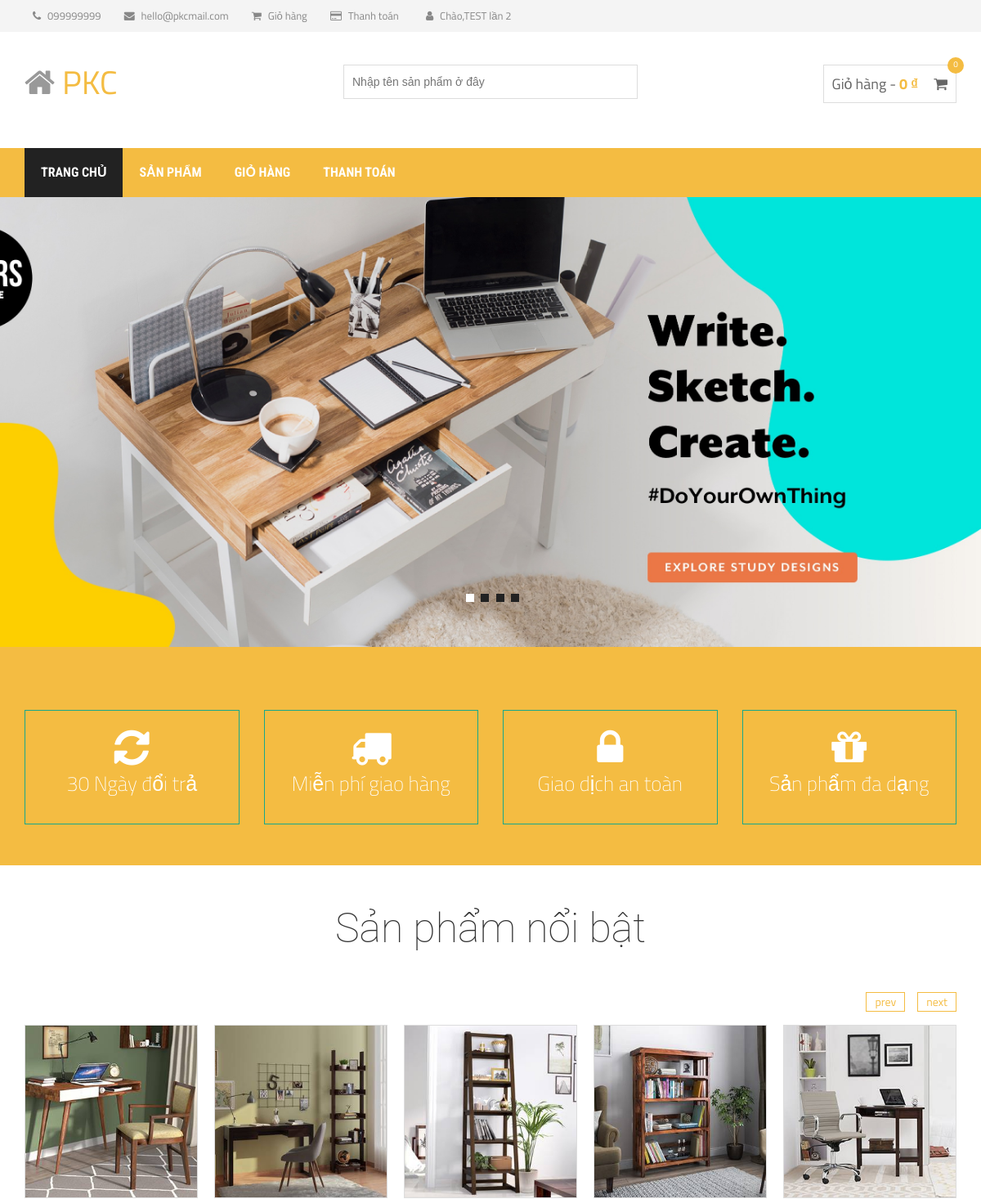
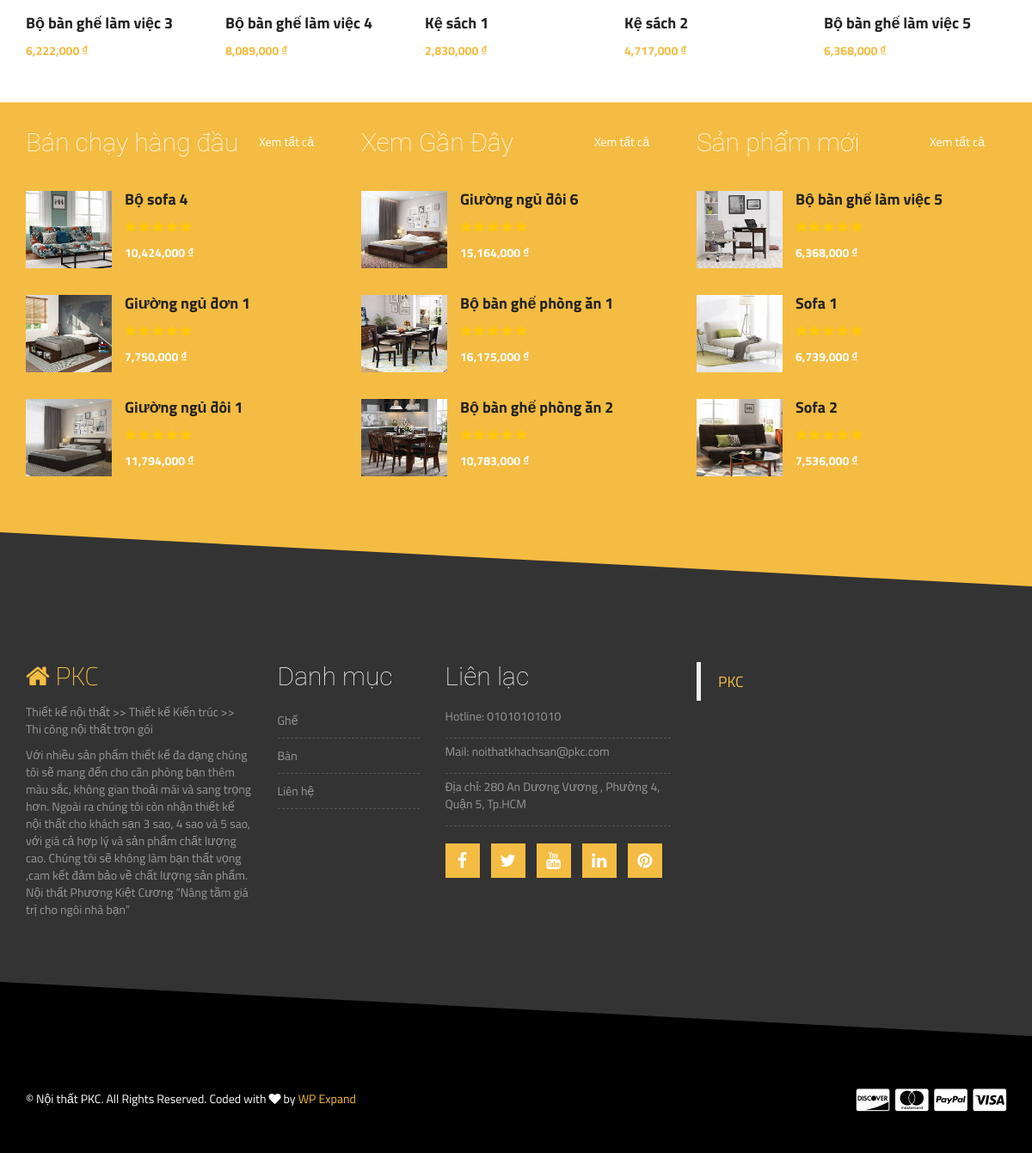
Screenshot of /index.php (signed in) with the database file from the repository (2 pictures, top to bottom).
### tables this page shows
CREATE TABLE IF NOT EXISTS `san_pham` (
  `id_sp` int(11) NOT NULL AUTO_INCREMENT,
  `ten_sp` varchar(150) NOT NULL,
  `id_loai` int(11) NOT NULL,
  `don_gia` int(20) NOT NULL,
  `hinh` varchar(300) NOT NULL,
  PRIMARY KEY (`id_sp`)
);

### views/main/vMain.php (called while the page is built)
<?php
include("slider-area.php");
include("promo-area.php");
include("main-content-area.php");
include("product-widget-area.php");
?>

### templates/layout.php (called while the page is built)
<?php
include("head.php");
include("header-area.php");
include("site-branding-area.php");
include("mainmenu.php");
include("content.php");
include("footer-top.php");
include("footer-bottom.php");
?>

### index.php (called while the page is built, shortened)
<?php
include("process/xemSanPham.php");
$pmodel=new pModel();
$ds_sp_noi_bat=$pmodel->Xem_tat_ca(2,8);
$ds_sp_ban_chay=$pmodel->Xem_tat_ca(13,3);
$ds_sp_moi=$pmodel->Xem_tat_ca(6,3);
$ds_sp_xem_gan_day=$pmodel->Xem_tat_ca(20,3);
include("templates/layout.php");
?>

### lib/database.php (called while the page is built, shortened)
<?php
class database{
    protected $pdo = NULL;
    protected $sql = '';
    public function __construct() {
        try
		{
			$this->pdo = new PDO("mysql:host=".DB_HOST."; dbname=".DB_NAME,DB_USER,DB_PWD);
			$this->pdo->query('set names "utf8"');
		}
		catch(PDOException $ex )
		{
			die($ex->getMessage());
		}
    }
    public function setQuery($sql) {
        $this->sql = $sql;
    }
    public function execute($options=array()) {
        $this->sta = $this->pdo->prepare($this->sql);
        $this->sta->execute();
        return $this->sta;
    }
    public function loadAllRows($options=array()) {
        if(!$options) {
            if(!$result = $this->execute())
                return false;
        }
        else {
            if(!$result = $this->execute($options))
                return false;
        }
        return $result->fetchAll(PDO::FETCH_OBJ);
    }
}
?>

### process/xemSanPham.php (called while the page is built, shortened)
<?php
include_once("lib/database.php");
class pModel extends database
{
	public function Xem_tat_ca($vt=-1,$limit=-1)
	{
		$sql="SELECT * FROM san_pham ";
		if($vt>=0 && $limit>0)
		{
			$sql.="LIMIT $vt,$limit";
		}
		return $this->loadAllRows();
	}
}
?>

### views/main/main-content-area.php (the view, shortened to what this page needs)
<div class="maincontent-area">
        <div class="container">
            <div class="row">
                <div class="col-md-12">
                    <div class="latest-product">
                        <h2 class="section-title">Sản phẩm nổi bật</h2>
                        <div class="product-carousel">
                        <?php
                        foreach($ds_sp_noi_bat as $sp_noi_bat)
						{
						?>
                            <div class="single-product">
                                <div class="product-f-image">
                                    <img src="img/<?php echo $sp_noi_bat->hinh;?>" alt="">
                                    <div class="product-hover">
                                    </div>
                                </div>
                                <h2><a href="detail.php?id_sp=<?php echo $sp_noi_bat->id_sp;?>"><?php echo $sp_noi_bat->ten_sp;?></a></h2>
                                <div class="product-carousel-price">
                                    <ins><?php echo number_format($sp_noi_bat->don_gia)." ";?>₫</ins>
                                </div>
                            </div>
                         <?php
						}
						 ?>
                        </div>
                    </div>
                </div>
            </div>
        </div>
    </div>

### views/main/product-widget-area.php
<div class="product-widget-area">
        <div class="zigzag-bottom"></div>
        <div class="container">
            <div class="row">
                <div class="col-md-4">
                    <div class="single-product-widget">
                        <h2 class="product-wid-title">Bán chạy hàng đầu</h2>
                        <a href="" class="wid-view-more">Xem tất cả</a>
                        <?php
                        foreach($ds_sp_ban_chay as $sp_ban_chay)
						{
						?>
                        <div class="single-wid-product">
                            <a href="detail.php?id_sp=<?php echo $sp_ban_chay->id_sp;?>"><img src="img/<?php echo $sp_ban_chay->hinh;?>" alt="" class="product-thumb"></a>
                            <h2><a href="detail.php?id_sp=<?php echo $sp_ban_chay->id_sp;?>"><?php echo $sp_ban_chay->ten_sp?></a></h2>
                            <div class="product-wid-rating">
                                <i class="fa fa-star"></i>
                                <i class="fa fa-star"></i>
                                <i class="fa fa-star"></i>
                                <i class="fa fa-star"></i>
                                <i class="fa fa-star"></i>
                            </div>
                            <div class="product-wid-price">
                                <ins><?php echo number_format($sp_ban_chay->don_gia)." "?>₫</ins>
                            </div>
                        </div>
                        <?php
						}
						?>
                    </div>
                </div>
                <div class="col-md-4">
                    <div class="single-product-widget">
                        <h2 class="product-wid-title">Xem Gần Đây</h2>
                        <a href="#" class="wid-view-more">Xem tất cả</a>
                        <?php
                        foreach($ds_sp_xem_gan_day as $sp_gan_day)
						{
						?>
                        <div class="single-wid-product">
                            <a href="detail.php?id_sp=<?php echo $sp_gan_day->id_sp;?>"><img src="img/<?php echo $sp_gan_day->hinh;?>" alt="" class="product-thumb"></a>
                            <h2><a href="detail.php?id_sp=<?php echo $sp_gan_day->id_sp;?>"><?php echo $sp_gan_day->ten_sp;?></a></h2>
                            <div class="product-wid-rating">
                                <i class="fa fa-star"></i>
                                <i class="fa fa-star"></i>
                                <i class="fa fa-star"></i>
                                <i class="fa fa-star"></i>
                                <i class="fa fa-star"></i>
                            </div>
                            <div class="product-wid-price">
                                <ins><?php echo number_format($sp_gan_day->don_gia)." ";?>₫</ins>
                            </div>
                        </div>
                        <?php
						}
						?>
                    </div>
                </div>
                <div class="col-md-4">
                    <div class="single-product-widget">
                        <h2 class="product-wid-title">Sản phẩm mới</h2>
                        <a href="#" class="wid-view-more">Xem tất cả</a>
                        <?php
                        foreach($ds_sp_moi as $sp_moi)
						{
						?>
                        <div class="single-wid-product">
                            <a href="detail.php?id_sp=<?php echo $sp_moi->id_sp;?>"><img src="img/<?php echo $sp_moi->hinh;?>" alt="" class="product-thumb"></a>
                            <h2><a href="detail.php?id_sp=<?php echo $sp_moi->id_sp;?>"><?php echo $sp_moi->ten_sp;?></a></h2>
                            <div class="product-wid-rating">
                                <i class="fa fa-star"></i>
                                <i class="fa fa-star"></i>
                                <i class="fa fa-star"></i>
                                <i class="fa fa-star"></i>
                                <i class="fa fa-star"></i>
                            </div>
                            <div class="product-wid-price">
                                <ins><?php echo number_format($sp_moi->don_gia)." ";?>₫</ins>
                            </div>
                        </div>
                        <?php
						}
						?>
                    </div>
                </div>
            </div>
        </div>
    </div>

### css/style.css (style rules this page uses)
img { max-width: 100%; height: auto; }
h1, h2, h3, h4, h5, h6 { font-weight: 700; margin: 0 0 15px; }
body { font-family: 'Titillium Web', sans-serif; }
.slider-area, .promo-area, .brands-area, .maincontent-area, .footer-top-area, .product-widget-area, .product-breadcroumb-area, .single-product-area { position: relative;overflow: hidden }
.zigzag-bottom { background: none repeat scroll 0 0 #f4bc42; bottom: -80px; height: 165px; left: -5%; position: absolute; transform: rotate(3deg); width: 108%; z-index: 9; }
.section-title { font-family: roboto; font-size: 50px; font-weight: 100; margin-bottom: 50px; text-align: center; }
.product-f-image { position: relative; }
.product-hover { height: 100%; left: 0; position: absolute; top: 0; width: 100%;overflow: hidden;border: 1px solid #ddd; }
.product-hover:after { background: none repeat scroll 0 0 #000; content: ""; height: 100%; left: -100%; opacity: 0.6; position: absolute; top: 0; width: 100%;transition: .4s; }
.product-carousel-price ins { color: #f4bc42; font-weight: 700; margin-right: 5px; text-decoration: none; }
.single-product h2 { font-size: 18px; line-height: 25px; margin-bottom: 10px; margin-top: 15px; }
.single-product h2 a { color: #222; }
.single-product { overflow: hidden; }
.product-carousel { padding-top: 40px; }
.maincontent-area { padding-bottom: 50px; padding-top: 50px; }
.product-wid-title { font-family: roboto; font-size: 30px; font-weight: 100; margin-bottom: 40px; }
.single-wid-product { margin-bottom: 31px; overflow: hidden; }
.product-thumb { float: left; height: 90px; margin-right: 15px; width: 100px; }
.single-wid-product h2 { font-size: 18px; margin-bottom: 12px; }
.product-wid-rating { color: #ffc808; margin-bottom: 10px; }
.product-wid-price ins { color: #f4bc42; font-weight: 700; margin-right: 10px; text-decoration: none; }
.single-wid-product h2 a { color: #222; }
.wid-view-more { background: none repeat scroll 0 0 #f4bc42; color: #fff; padding: 3px 15px; position: absolute; right: 10px; top: 3px; }
.single-product-widget { position: relative; color: #fff; }
.single-product-widget ins { color: #fff; }
.product-widget-area { padding-bottom: 150px; padding-top: 30px; background: #f4bc42; }
.product-widget-area .zigzag-bottom { background: #333 }
a { color: #f4bc42 }

### rows the page displays
san_pham: hinh (picture), ten_sp "Bộ bàn ghế làm việc 3", don_gia "6,222,000"
san_pham: hinh (picture), ten_sp "Bộ bàn ghế làm việc 4", don_gia "8,089,000"
san_pham: hinh (picture), ten_sp "Kệ sách 1", don_gia "2,830,000"
san_pham: hinh (picture), ten_sp "Kệ sách 2", don_gia "4,717,000"
san_pham: hinh (picture), ten_sp "Bộ bàn ghế làm việc 5", don_gia "6,368,000"
san_pham: hinh (picture), ten_sp "Bộ sofa 4", don_gia "10,424,000"
san_pham: hinh (picture), ten_sp "Giường ngủ đơn 1", don_gia "7,750,000"
san_pham: hinh (picture), ten_sp "Giường ngủ đôi 1", don_gia "11,794,000"
san_pham: hinh (picture), ten_sp "Giường ngủ đôi 6", don_gia "15,164,000"
san_pham: hinh (picture), ten_sp "Bộ bàn ghế phòng ăn 1", don_gia "16,175,000"
san_pham: hinh (picture), ten_sp "Bộ bàn ghế phòng ăn 2", don_gia "10,783,000"
san_pham: hinh (picture), ten_sp "Sofa 1", don_gia "6,739,000"
san_pham: hinh (picture), ten_sp "Sofa 2", don_gia "7,536,000"

### other values shown
$_SESSION['user']['ho_ten'] "TEST lần 2"
